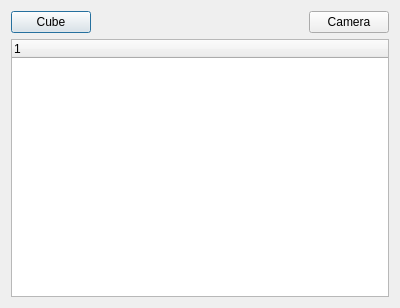
<?xml version="1.0" encoding="UTF-8"?>
<ui version="4.0">
 <class>Dialog</class>
 <widget class="QDialog" name="Dialog">
  <property name="geometry">
   <rect>
    <x>0</x>
    <y>0</y>
    <width>400</width>
    <height>308</height>
   </rect>
  </property>
  <property name="windowTitle">
   <string>Dialog</string>
  </property>
  <layout class="QVBoxLayout" name="verticalLayout_2">
   <item>
    <layout class="QHBoxLayout" name="horizontalLayout">
     <item>
      <widget class="QPushButton" name="btn_cube">
       <property name="text">
        <string>Cube</string>
       </property>
      </widget>
     </item>
     <item>
      <spacer name="horizontalSpacer">
       <property name="orientation">
        <enum>Qt::Horizontal</enum>
       </property>
       <property name="sizeHint" stdset="0">
        <size>
         <width>40</width>
         <height>20</height>
        </size>
       </property>
      </spacer>
     </item>
     <item>
      <widget class="QPushButton" name="btn_camera">
       <property name="text">
        <string>Camera</string>
       </property>
      </widget>
     </item>
    </layout>
   </item>
   <item>
    <layout class="QVBoxLayout" name="verticalLayout">
     <item>
      <widget class="QTreeWidget" name="tre_tree">
       <property name="contextMenuPolicy">
        <enum>Qt::CustomContextMenu</enum>
       </property>
       <column>
        <property name="text">
         <string notr="true">1</string>
        </property>
       </column>
      </widget>
     </item>
    </layout>
   </item>
  </layout>
 </widget>
 <resources/>
 <connections/>
</ui>
